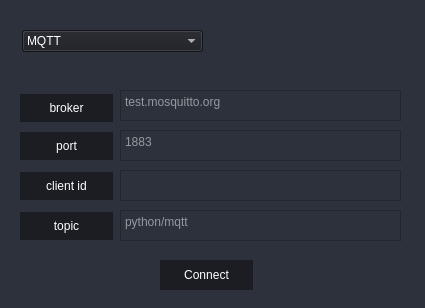
<?xml version="1.0" encoding="UTF-8"?>
<ui version="4.0">
 <class>MainWindow</class>
 <widget class="QMainWindow" name="MainWindow">
  <property name="geometry">
   <rect>
    <x>0</x>
    <y>0</y>
    <width>425</width>
    <height>308</height>
   </rect>
  </property>
  <property name="windowTitle">
   <string>MainWindow</string>
  </property>
  <property name="styleSheet">
   <string notr="true">background-color: rgb(44, 49, 60);</string>
  </property>
  <widget class="QWidget" name="centralwidget">
   <widget class="QComboBox" name="protocol_selector">
    <property name="geometry">
     <rect>
      <x>22</x>
      <y>30</y>
      <width>181</width>
      <height>22</height>
     </rect>
    </property>
    <property name="styleSheet">
     <string notr="true">QComboBox{
	color:white;
	background-color: rgb(27, 29, 35);
}</string>
    </property>
    <property name="editable">
     <bool>false</bool>
    </property>
    <property name="currentText">
     <string>MQTT</string>
    </property>
    <item>
     <property name="text">
      <string>MQTT</string>
     </property>
    </item>
    <item>
     <property name="text">
      <string>HTTP</string>
     </property>
    </item>
    <item>
     <property name="text">
      <string>COAP</string>
     </property>
    </item>
   </widget>
   <widget class="QStackedWidget" name="stackedWidget">
    <property name="geometry">
     <rect>
      <x>20</x>
      <y>60</y>
      <width>391</width>
      <height>231</height>
     </rect>
    </property>
    <property name="currentIndex">
     <number>0</number>
    </property>
    <widget class="QWidget" name="page_mqtt">
     <widget class="QPushButton" name="pushButton">
      <property name="geometry">
       <rect>
        <x>0</x>
        <y>34</y>
        <width>93</width>
        <height>28</height>
       </rect>
      </property>
      <property name="styleSheet">
       <string notr="true">QPushButton {
	background-position: center;
	background-repeat: no-reperat;
	border: none;
	background-color: rgb(27, 29, 35);
	color:white;
}
QPushButton:hover {
	background-color: rgb(33, 37, 43);
}
QPushButton:pressed {	
	background-color: rgb(85, 170, 255);
}</string>
      </property>
      <property name="text">
       <string>broker</string>
      </property>
     </widget>
     <widget class="QPushButton" name="pushButton_2">
      <property name="geometry">
       <rect>
        <x>0</x>
        <y>72</y>
        <width>93</width>
        <height>28</height>
       </rect>
      </property>
      <property name="styleSheet">
       <string notr="true">QPushButton {
	background-position: center;
	background-repeat: no-reperat;
	border: none;
	background-color: rgb(27, 29, 35);
	color:white;
}
QPushButton:hover {
	background-color: rgb(33, 37, 43);
}
QPushButton:pressed {	
	background-color: rgb(85, 170, 255);
}</string>
      </property>
      <property name="text">
       <string>port</string>
      </property>
     </widget>
     <widget class="QPushButton" name="pushButton_3">
      <property name="geometry">
       <rect>
        <x>0</x>
        <y>112</y>
        <width>93</width>
        <height>28</height>
       </rect>
      </property>
      <property name="styleSheet">
       <string notr="true">QPushButton {
	background-position: center;
	background-repeat: no-reperat;
	border: none;
	background-color: rgb(27, 29, 35);
	color:white;
}
QPushButton:hover {
	background-color: rgb(33, 37, 43);
}
QPushButton:pressed {	
	background-color: rgb(85, 170, 255);
}</string>
      </property>
      <property name="text">
       <string>client id</string>
      </property>
     </widget>
     <widget class="QPushButton" name="pushButton_4">
      <property name="geometry">
       <rect>
        <x>0</x>
        <y>152</y>
        <width>93</width>
        <height>28</height>
       </rect>
      </property>
      <property name="styleSheet">
       <string notr="true">QPushButton {
	background-position: center;
	background-repeat: no-reperat;
	border: none;
	background-color: rgb(27, 29, 35);
	color:white;
}
QPushButton:hover {
	background-color: rgb(33, 37, 43);
}
QPushButton:pressed {	
	background-color: rgb(85, 170, 255);
}</string>
      </property>
      <property name="text">
       <string>topic</string>
      </property>
     </widget>
     <widget class="QPushButton" name="btn_connect_mqtt">
      <property name="geometry">
       <rect>
        <x>140</x>
        <y>200</y>
        <width>93</width>
        <height>30</height>
       </rect>
      </property>
      <property name="styleSheet">
       <string notr="true">QPushButton {
	background-position: center;
	background-repeat: no-reperat;
	border: none;
	background-color: rgb(27, 29, 35);
	color:white;
}
QPushButton:hover {
	background-color: rgb(33, 37, 43);
}
QPushButton:pressed {	
	background-color: rgb(85, 170, 255);
}</string>
      </property>
      <property name="text">
       <string>Connect</string>
      </property>
     </widget>
     <widget class="QTextEdit" name="broker_text_mqtt">
      <property name="geometry">
       <rect>
        <x>100</x>
        <y>30</y>
        <width>281</width>
        <height>31</height>
       </rect>
      </property>
      <property name="styleSheet">
       <string notr="true">QTextEdit{
	color:white;
}</string>
      </property>
      <property name="placeholderText">
       <string>test.mosquitto.org</string>
      </property>
     </widget>
     <widget class="QTextEdit" name="port_text_mqtt">
      <property name="geometry">
       <rect>
        <x>100</x>
        <y>70</y>
        <width>281</width>
        <height>31</height>
       </rect>
      </property>
      <property name="styleSheet">
       <string notr="true">QTextEdit{
	color:white;
}</string>
      </property>
      <property name="placeholderText">
       <string>1883</string>
      </property>
     </widget>
     <widget class="QTextEdit" name="client_id_text_mqtt">
      <property name="geometry">
       <rect>
        <x>100</x>
        <y>110</y>
        <width>281</width>
        <height>31</height>
       </rect>
      </property>
     </widget>
     <widget class="QTextEdit" name="topic_text_mqtt">
      <property name="geometry">
       <rect>
        <x>100</x>
        <y>150</y>
        <width>281</width>
        <height>31</height>
       </rect>
      </property>
      <property name="styleSheet">
       <string notr="true">QTextEdit{
	color:white;
}</string>
      </property>
      <property name="placeholderText">
       <string>python/mqtt</string>
      </property>
     </widget>
    </widget>
    <widget class="QWidget" name="page_http">
     <widget class="QPushButton" name="pushButton_6">
      <property name="geometry">
       <rect>
        <x>0</x>
        <y>34</y>
        <width>93</width>
        <height>28</height>
       </rect>
      </property>
      <property name="styleSheet">
       <string notr="true">QPushButton {
	background-position: center;
	background-repeat: no-reperat;
	border: none;
	background-color: rgb(27, 29, 35);
	color:white;
}
QPushButton:hover {
	background-color: rgb(33, 37, 43);
}
QPushButton:pressed {	
	background-color: rgb(85, 170, 255);
}</string>
      </property>
      <property name="text">
       <string>broker</string>
      </property>
     </widget>
     <widget class="QPushButton" name="pushButton_7">
      <property name="geometry">
       <rect>
        <x>0</x>
        <y>72</y>
        <width>93</width>
        <height>28</height>
       </rect>
      </property>
      <property name="styleSheet">
       <string notr="true">QPushButton {
	background-position: center;
	background-repeat: no-reperat;
	border: none;
	background-color: rgb(27, 29, 35);
	color:white;
}
QPushButton:hover {
	background-color: rgb(33, 37, 43);
}
QPushButton:pressed {	
	background-color: rgb(85, 170, 255);
}</string>
      </property>
      <property name="text">
       <string>port</string>
      </property>
     </widget>
     <widget class="QPushButton" name="pushButton_8">
      <property name="geometry">
       <rect>
        <x>0</x>
        <y>112</y>
        <width>93</width>
        <height>28</height>
       </rect>
      </property>
      <property name="styleSheet">
       <string notr="true">QPushButton {
	background-position: center;
	background-repeat: no-reperat;
	border: none;
	background-color: rgb(27, 29, 35);
	color:white;
}
QPushButton:hover {
	background-color: rgb(33, 37, 43);
}
QPushButton:pressed {	
	background-color: rgb(85, 170, 255);
}</string>
      </property>
      <property name="text">
       <string>client id</string>
      </property>
     </widget>
     <widget class="QPushButton" name="pushButton_9">
      <property name="geometry">
       <rect>
        <x>0</x>
        <y>152</y>
        <width>93</width>
        <height>28</height>
       </rect>
      </property>
      <property name="styleSheet">
       <string notr="true">QPushButton {
	background-position: center;
	background-repeat: no-reperat;
	border: none;
	background-color: rgb(27, 29, 35);
	color:white;
}
QPushButton:hover {
	background-color: rgb(33, 37, 43);
}
QPushButton:pressed {	
	background-color: rgb(85, 170, 255);
}</string>
      </property>
      <property name="text">
       <string>topic</string>
      </property>
     </widget>
     <widget class="QPushButton" name="btn_connect_http">
      <property name="geometry">
       <rect>
        <x>140</x>
        <y>200</y>
        <width>93</width>
        <height>28</height>
       </rect>
      </property>
      <property name="styleSheet">
       <string notr="true">QPushButton {
	background-position: center;
	background-repeat: no-reperat;
	border: none;
	background-color: rgb(27, 29, 35);
	color:white;
}
QPushButton:hover {
	background-color: rgb(33, 37, 43);
}
QPushButton:pressed {	
	background-color: rgb(85, 170, 255);
}</string>
      </property>
      <property name="text">
       <string>Connect</string>
      </property>
     </widget>
     <widget class="QTextEdit" name="broker_text_http">
      <property name="geometry">
       <rect>
        <x>100</x>
        <y>30</y>
        <width>281</width>
        <height>31</height>
       </rect>
      </property>
      <property name="styleSheet">
       <string notr="true">QTextEdit{
	color:white;
}</string>
      </property>
      <property name="placeholderText">
       <string>http://127.0.0.1</string>
      </property>
     </widget>
     <widget class="QTextEdit" name="port_text_http">
      <property name="geometry">
       <rect>
        <x>100</x>
        <y>70</y>
        <width>281</width>
        <height>31</height>
       </rect>
      </property>
      <property name="styleSheet">
       <string notr="true">QTextEdit{
	color:white;
}</string>
      </property>
      <property name="placeholderText">
       <string>5000</string>
      </property>
     </widget>
     <widget class="QTextEdit" name="client_id_text_http">
      <property name="geometry">
       <rect>
        <x>100</x>
        <y>110</y>
        <width>281</width>
        <height>31</height>
       </rect>
      </property>
      <property name="styleSheet">
       <string notr="true">QTextEdit{
	color:white;
}</string>
      </property>
      <property name="placeholderText">
       <string/>
      </property>
     </widget>
     <widget class="QTextEdit" name="topic_text_http">
      <property name="geometry">
       <rect>
        <x>100</x>
        <y>150</y>
        <width>281</width>
        <height>31</height>
       </rect>
      </property>
      <property name="styleSheet">
       <string notr="true">QTextEdit{
	color:white;
}</string>
      </property>
      <property name="placeholderText">
       <string>/</string>
      </property>
     </widget>
    </widget>
    <widget class="QWidget" name="page_coap"/>
   </widget>
  </widget>
 </widget>
 <resources/>
 <connections/>
</ui>
